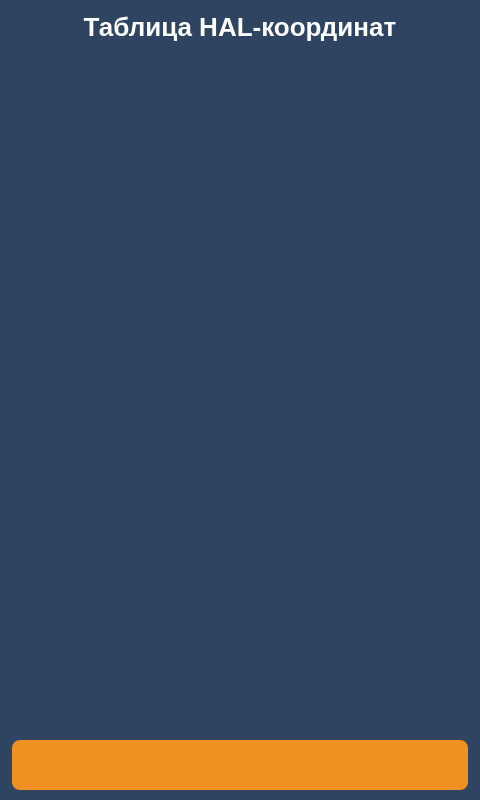
<?xml version="1.0" encoding="UTF-8"?>
<ui version="4.0">
 <class>screen_41_hal_cells_table</class>
 <widget class="QWidget" name="screen_41_hal_cells_table">
  <property name="geometry"><rect><x>0</x><y>0</y><width>480</width><height>800</height></rect></property>
  <property name="windowTitle"><string>screen_41_hal_cells_table</string></property>
  <property name="styleSheet"><string notr="true">QWidget{
	background-color: #2e4461;
}
QLabel {
	background: none;
	color: #FFFFFF;
	border-width: 0px;
	border-radius: 0px;
	font-family: &quot;Roboto&quot;, Sans-serif;
}
QPushButton {
	color: #FFFFFF;
	background-color: #f09022;
	border-width: 0px;
	border-radius: 8px;
	font-weight: 600;
	font-family: &quot;Roboto&quot;, Sans-serif;
}</string></property>
  <layout class="QVBoxLayout" name="verticalLayout">   <property name="leftMargin"><number>12</number></property>
   <property name="topMargin"><number>12</number></property>
   <property name="rightMargin"><number>12</number></property>
   <property name="bottomMargin"><number>10</number></property>
   <property name="spacing"><number>8</number></property>   <item>
    <widget class="QLabel" name="lbl_title">
     <property name="text"><string>Таблица HAL-координат</string></property>
   <property name="alignment"><set>Qt::AlignCenter</set></property>
   <property name="styleSheet"><string notr="true">font-size: 26px; font-weight: 700;</string></property>
    </widget>
   </item>   <item>
    <widget class="QWidget" name="widget_table_header">
     <property name="minimumSize"><size><width>0</width><height>44</height></size></property>
     <property name="maximumSize"><size><width>16777215</width><height>44</height></size></property>
    </widget>
   </item>
   <item>
    <widget class="QListWidget" name="listWidget">
     <property name="horizontalScrollBarPolicy"><enum>Qt::ScrollBarAlwaysOff</enum></property>
     <property name="verticalScrollBarPolicy"><enum>Qt::ScrollBarAsNeeded</enum></property>
     <property name="styleSheet"><string notr="true">QListWidget {
	border: none;
	background: transparent;
	outline: 0;
}
QListWidget::item {
	border: none;
	padding: 0px;
}</string></property>
    </widget>
   </item>   <item>
  <widget class="QPushButton" name="btn_back">
   <property name="minimumSize"><size><width>0</width><height>50</height></size></property>
   <property name="maximumSize"><size><width>16777215</width><height>50</height></size></property>
   <property name="text"><string/></property>
   <property name="icon">
    <iconset resource="../img/resources.qrc">
     <normaloff>:/icons/back_white.png</normaloff>:/icons/back_white.png</iconset>
   </property>
   <property name="iconSize"><size><width>51</width><height>51</height></size></property>
  </widget>
   </item>
  </layout>
 </widget>
 <resources>
  <include location="../img/resources.qrc"/>
 </resources>
 <connections/>
</ui>
